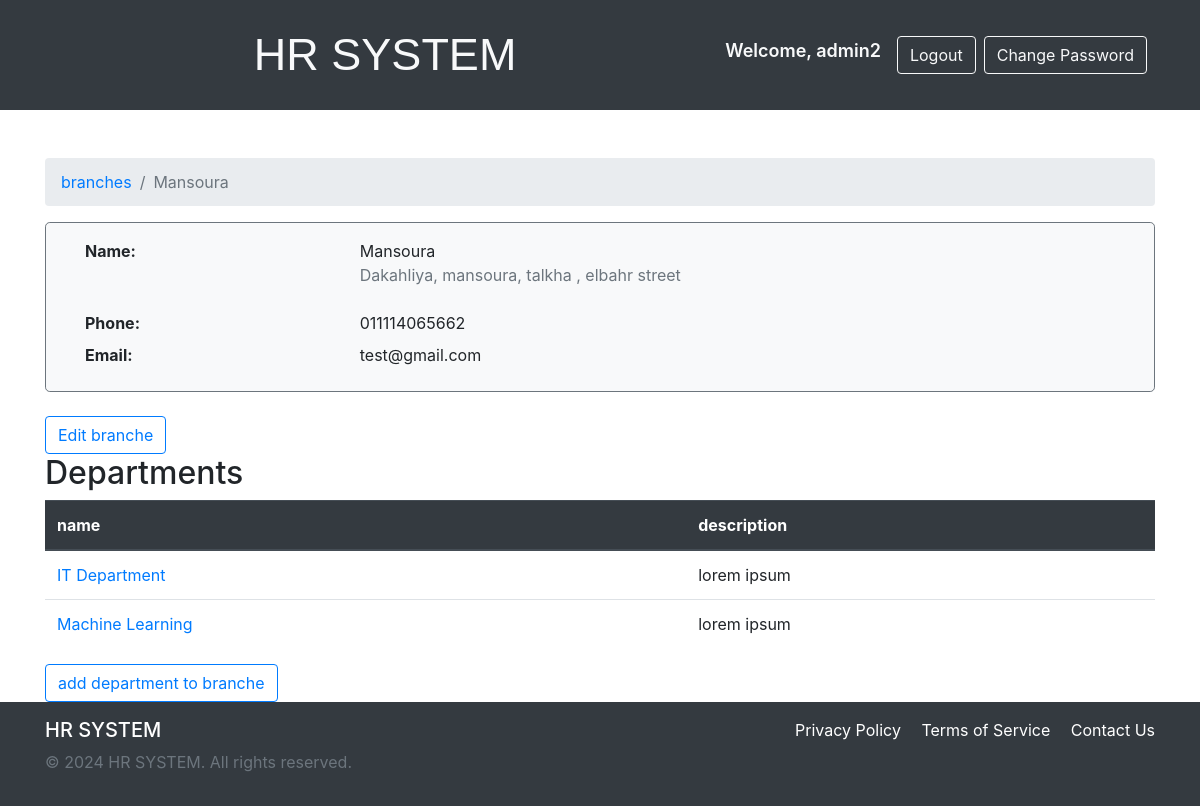
/branche/1 (signed in), run on the app's committed database.
### company/models.py (models this page shows, shortened)
class branches(models.Model):
    name = models.CharField(max_length=50,unique=True)
    address = models.CharField(max_length=100,help_text="enter full address")
    phone = models.CharField(max_length=12,null=True)
    email = models.EmailField(max_length=60,null = True)

class departments(models.Model):
    name = models.CharField(max_length=50)
    description = models.TextField(max_length=200,help_text="write description about the department")
    branch = models.ForeignKey(branches,related_name="departmentsBranche",on_delete=models.CASCADE)
    class Meta:
        unique_together = ('name', 'branch')

### company/views.py (the view)
# urls.py: path('branche/<int:branche_id>',compView.BrancheDetailsView.as_view(),name="branchesDetails"),
class BrancheDetailsView(ListView):
    template_name = 'company/brancheDetails.html'
    context_object_name = 'branche'
    def get_queryset(self):
        return  branches.objects.get(pk=self.kwargs['branche_id'])

### template/company/brancheDetails.html (shortened to what this page needs)
{% extends 'base.html'%}
{% block breadcrumb%}
    <li class="breadcrumb-item active" aria-current="page"><a href="{% url 'branches' %}">branches</a></li>
    <li class="breadcrumb-item active" aria-current="page">{{branche.name}}</li>
{%endblock%}
{% block content%}
        <div class="bg-light border border-secondary rounded-lg pt-3" >
            <dl class="row ml-4">
                <dt class="col-sm-3">Name:</dt>
                <dd class="col-sm-9">{{branche.name}} <br/> <p class="text-muted">{{branche.address}}</p></dd>
                <dt class="col-sm-3">Phone:</dt>
                <dd class="col-sm-9">{{branche.phone}}</dd>
                <dt class="col-sm-3">Email:</dt>
                <dd class="col-sm-9">{{branche.email}}</dd>
            </dl>
        </div>
        <br/>
        <a href="{% url 'editBranche' branche.id %}" class="btn btn-outline-primary"> Edit branche </a>
        <br/>
        <h2>Departments</h2>
        <table class="table ">
            <thead class="thead-dark">
                <th>name</th>
                <th>description</th>
            </thead>
            <tbody>
                {% for department in branche.departmentsBranche.all %}
                <tr>
                    <td><a href="{% url 'editDepartmentToBranche' branche.id department.id %}">{{department.name}}</a></td>
                    <td>{{department.description}}</td>
                </tr>
                {%endfor%}
            </tbody>
        </table>
        <a href="{% url 'newDepartmentToBranche' branche.pk %}" class="btn btn-outline-primary"> add department to branche </a>
{%endblock%}

### template/base.html (shortened to what this page needs)
{% load static %}
<!DOCTYPE html>
<html lang="en">
<head>
    <link rel="stylesheet" href="{% static 'bootstrap/bootstrap.min.css' %}" />
</head>
<body>
    <nav class="navbar navbar-dark bg-dark py-3">
        <div class="container d-flex justify-content-between align-items-center">
            <a class="navbar-brand mx-auto text-center" style="font-size: 45px; font-family: 'Arial', sans-serif; color: #f8f9fa;">
                HR SYSTEM
            </a>
            <div class="d-flex align-items-center">
                {% if user.is_authenticated %}
                    <label class="mr-3" style="font-size: 18px; color: #f8f9fa; font-weight: 600;">
                        Welcome, {{ user.username }}
                    </label>
                    <form method="post" action="{% url 'logout' %}" style="display: inline;">
                        <input type="submit" class="btn btn-outline-light mr-2" value="Logout" />
                    </form>
                    <a class="btn btn-outline-light mr-2" href="{% url 'password_change' %}">
                        Change Password
                    </a>
                {% endif %}
            </div>
        </div>
    </nav>
    <div class="container content-container mt-5">
        <nav aria-label="breadcrumb">
            <ol class="breadcrumb">
                {% block breadcrumb %}{% endblock %}
            </ol>
        </nav>
        {% block content %}{% endblock %}
    </div>
    <footer class="py-3">
        <div class="container">
            <div class="row">
                <div class="col-md-6">
                    <h5>HR SYSTEM</h5>
                    <p class="text-muted">© 2024 HR SYSTEM. All rights reserved.</p>
                </div>
                <div class="col-md-6 text-md-right">
                    <a href="#" class="text-white mr-3">Privacy Policy</a>
                    <a href="#" class="text-white mr-3">Terms of Service</a>
                    <a href="#" class="text-white">Contact Us</a>
                </div>
            </div>
        </div>
    </footer>
</body>
</html>

### template/base.html (style rules this page uses)
html, body { height: 100%; margin: 0; display: flex; flex-direction: column; }
.content-container { flex: 1; }
footer { background-color: #343a40; color: white; }

### data on the page
branches: name "Mansoura", address "Dakahliya, mansoura, talkha , elbahr street", phone "011114065662", email "test@gmail.com"
departments: name "IT Department", description "lorem ipsum"
departments: name "Machine Learning", description "lorem ipsum"

### other printed values
{{ user.username }} "admin2"
